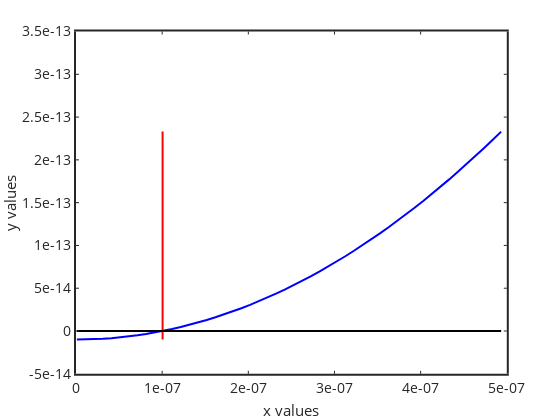

The code cell stored with this chart in its notebook:
### Markdown cell above
# insert graph to show the postive real root

### Code cell
x=[0.01*t:t/10:t*5];
y=a*x.^2+b.*x+c;

plot(x,y,'b-','linewidth',2)
hold on
plot([t t],[min(y) max(y)],'r','linewidth',2)
plot(x,zeros(size(x)),'k','linewidth',2)
set(gca,'linewidth',2,'fontsize',14)
xlabel('x values','fontsize',15); ylabel('y values','fontsize',15)
%axis([min(x) max(x) min(y) max(y)])

### Figure 1 — Plotly figure (JSON) as saved in the notebook; plotly's stock layout.template omitted (floating-point values rounded to 4 significant figures)
{"data": [{"line": {"color": "rgb(0,0,255)", "dash": "solid", "width": 2}, "marker": {"color": "rgb(0,0,255)", "line": {"color": "rgb(0,0,255)"}, "size": 6, "symbol": "none"}, "mode": "lines", "name": "", "showlegend": false, "type": "scatter", "visibility": true, "x": [1.005e-09, 1.106e-08, 2.111e-08, 3.116e-08, 4.121e-08, 5.126e-08, 6.131e-08, 7.136e-08, 8.141e-08, 9.146e-08, 1.015e-07, 1.116e-07, 1.216e-07, 1.317e-07, 1.417e-07, 1.518e-07, 1.618e-07, 1.719e-07, 1.819e-07, 1.92e-07, 2.02e-07, 2.121e-07, 2.221e-07, 2.322e-07, 2.422e-07, 2.523e-07, 2.623e-07, 2.724e-07, 2.824e-07, 2.925e-07, 3.025e-07, 3.126e-07, 3.226e-07, 3.327e-07, 3.427e-07, 3.528e-07, 3.628e-07, 3.729e-07, 3.829e-07, 3.93e-07, 4.03e-07, 4.131e-07, 4.231e-07, 4.332e-07, 4.432e-07, 4.533e-07, 4.633e-07, 4.734e-07, 4.834e-07, 4.935e-07], "xaxis": "x", "y": [-1e-14, -9.889e-15, -9.576e-15, -9.06e-15, -8.343e-15, -7.424e-15, -6.303e-15, -4.98e-15, -3.454e-15, -1.727e-15, 2.02e-16, 2.333e-15, 4.667e-15, 7.202e-15, 9.939e-15, 1.288e-14, 1.602e-14, 1.936e-14, 2.291e-14, 2.666e-14, 3.061e-14, 3.476e-14, 3.911e-14, 4.367e-14, 4.842e-14, 5.338e-14, 5.854e-14, 6.391e-14, 6.947e-14, 7.524e-14, 8.121e-14, 8.738e-14, 9.375e-14, 1.003e-13, 1.071e-13, 1.141e-13, 1.213e-13, 1.287e-13, 1.362e-13, 1.44e-13, 1.52e-13, 1.602e-13, 1.686e-13, 1.772e-13, 1.86e-13, 1.95e-13, 2.042e-13, 2.136e-13, 2.232e-13, 2.33e-13], "yaxis": "y"}, {"line": {"color": "rgb(255,0,0)", "dash": "solid", "width": 2}, "marker": {"color": "rgb(255,0,0)", "line": {"color": "rgb(255,0,0)"}, "size": 6, "symbol": "none"}, "mode": "lines", "name": "", "showlegend": false, "type": "scatter", "visibility": true, "x": [1.005e-07, 1.005e-07], "xaxis": "x", "y": [-1e-14, 2.33e-13], "yaxis": "y"}, {"line": {"color": "rgb(0,0,0)", "dash": "solid", "width": 2}, "marker": {"color": "rgb(0,0,0)", "line": {"color": "rgb(0,0,0)"}, "size": 6, "symbol": "none"}, "mode": "lines", "name": "", "showlegend": false, "type": "scatter", "visibility": true, "x": [1.005e-09, 1.106e-08, 2.111e-08, 3.116e-08, 4.121e-08, 5.126e-08, 6.131e-08, 7.136e-08, 8.141e-08, 9.146e-08, 1.015e-07, 1.116e-07, 1.216e-07, 1.317e-07, 1.417e-07, 1.518e-07, 1.618e-07, 1.719e-07, 1.819e-07, 1.92e-07, 2.02e-07, 2.121e-07, 2.221e-07, 2.322e-07, 2.422e-07, 2.523e-07, 2.623e-07, 2.724e-07, 2.824e-07, 2.925e-07, 3.025e-07, 3.126e-07, 3.226e-07, 3.327e-07, 3.427e-07, 3.528e-07, 3.628e-07, 3.729e-07, 3.829e-07, 3.93e-07, 4.03e-07, 4.131e-07, 4.231e-07, 4.332e-07, 4.432e-07, 4.533e-07, 4.633e-07, 4.734e-07, 4.834e-07, 4.935e-07], "xaxis": "x", "y": [0, 0, 0, 0, 0, 0, 0, 0, 0, 0, 0, 0, 0, 0, 0, 0, 0, 0, 0, 0, 0, 0, 0, 0, 0, 0, 0, 0, 0, 0, 0, 0, 0, 0, 0, 0, 0, 0, 0, 0, 0, 0, 0, 0, 0, 0, 0, 0, 0, 0], "yaxis": "y"}], "layout": {"height": 420, "hovermode": "closest", "margin": {"b": 0, "l": 0, "r": 0, "t": 0}, "plot_bgcolor": "rgba(0,0,0,0)", "showlegend": false, "width": 560, "xaxis": {"anchor": "y", "autorange": false, "domain": [0.1357, 0.905], "exponentformat": "none", "gridcolor": "rgba(38,38,38,0.15)", "gridwidth": 2, "linecolor": "rgb(38,38,38)", "linewidth": 2, "mirror": "ticks", "range": [0, 5e-07], "showgrid": false, "showline": true, "side": "bottom", "spikedash": "solid", "spikemode": "across", "spikesides": false, "spikethickness": 1, "tickangle": 0, "tickcolor": "rgb(38,38,38)", "tickfont": {"color": "rgb(38,38,38)", "size": 14}, "ticklen": 3, "ticks": "inside", "ticktext": ["0", "1e-07", "2e-07", "3e-07", "4e-07", "5e-07"], "tickvals": [0, 1e-07, 2e-07, 3e-07, 4e-07, 5e-07], "title": {"font": {"color": "rgb(38,38,38)", "size": 15}, "text": "x values"}, "type": "linear", "visible": true, "zeroline": false}, "yaxis": {"anchor": "x", "autorange": false, "domain": [0.11, 0.925], "exponentformat": "none", "gridcolor": "rgba(38,38,38,0.15)", "gridwidth": 2, "linecolor": "rgb(38,38,38)", "linewidth": 2, "mirror": "ticks", "range": [-5e-14, 3.5e-13], "showgrid": false, "showline": true, "side": "left", "spikedash": "solid", "spikemode": "across", "spikesides": false, "spikethickness": 1, "tickangle": 0, "tickcolor": "rgb(38,38,38)", "tickfont": {"color": "rgb(38,38,38)", "size": 14}, "ticklen": 3, "ticks": "inside", "ticktext": ["-5e-14", "0", "5e-14", "1e-13", "1.5e-13", "2e-13", "2.5e-13", "3e-13", "3.5e-13"], "tickvals": [-5e-14, 0, 5e-14, 1e-13, 1.5e-13, 2e-13, 2.5e-13, 3e-13, 3.5e-13], "title": {"font": {"color": "rgb(38,38,38)", "size": 15}, "text": "y values"}, "type": "linear", "visible": true, "zeroline": false}}}
